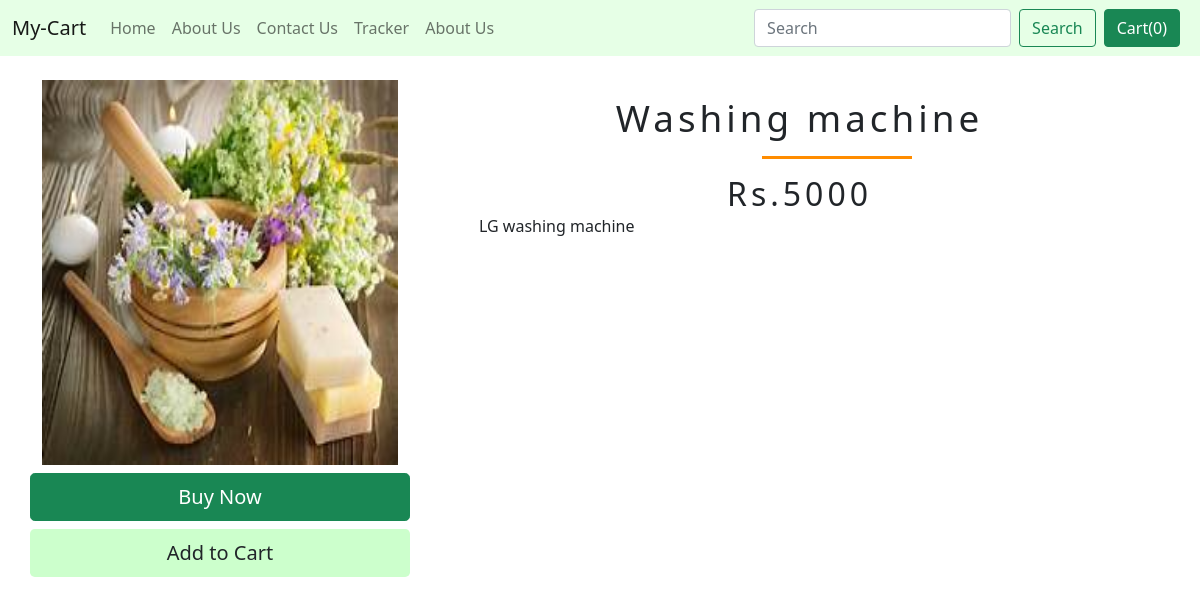
Page /shop/products/6 on the committed database.
### shop/models.py (models this page shows)
class Product(models.Model):
    product_id=models.AutoField
    product_name=models.CharField(max_length=50)
    category=models.CharField(max_length=50, default="")
    subcategory=models.CharField(max_length=50, default="")
    price=models.IntegerField(default=0)
    desc=models.CharField(max_length=300)
    pub_date=models.DateField()
    image=models.ImageField(upload_to='shop/media/images', default="")
    def __str__(self):
        return self.product_name + " "+ self.category

### shop/views.py (the view)
# urls.py: path('products/<int:pid>', views.productview,name="productview"),
def productview(request,pid):
    product=Product.objects.filter(id=pid)
    print(product)
    return render(request,"shop/prodview.html",{'product':product[0] })

### shop/templates/shop/prodview.html (shortened to what this page needs)
{% extends 'shop/basic.html' %}
{% block body%}
{% load static %}
    <div class="container my-4">
        <div class="row">
        <div class="col-md-4">
            <div class="row">
                <img src="{% static '/shop/sample.jpg' %}" width="233px" height="385px"></img>
            </div>
            <div class="row">
                <button  type="button" class="btn btn-lg btn-success mt-2">
                    Buy Now
                </button>
                <button type="button" class="btn btn-lg mt-2" style="background:#ccffcc">
                   Add to Cart
                </button>
            </div>
            </div>
            <div class="col-md-7" style="margin-left:5%" >
                    <h4>{{ product.product_name }}</h4><div class="underline"><div></div></div>
                    <h2>Rs.{{ product.price }}</h2>
                    <p>{{ product.desc }}</p>
                </div>
            </div>
    </div>
 {% endblock%}

### rows in the picture
Product: product_name "Washing machine", price "5000", desc "LG washing machine"
